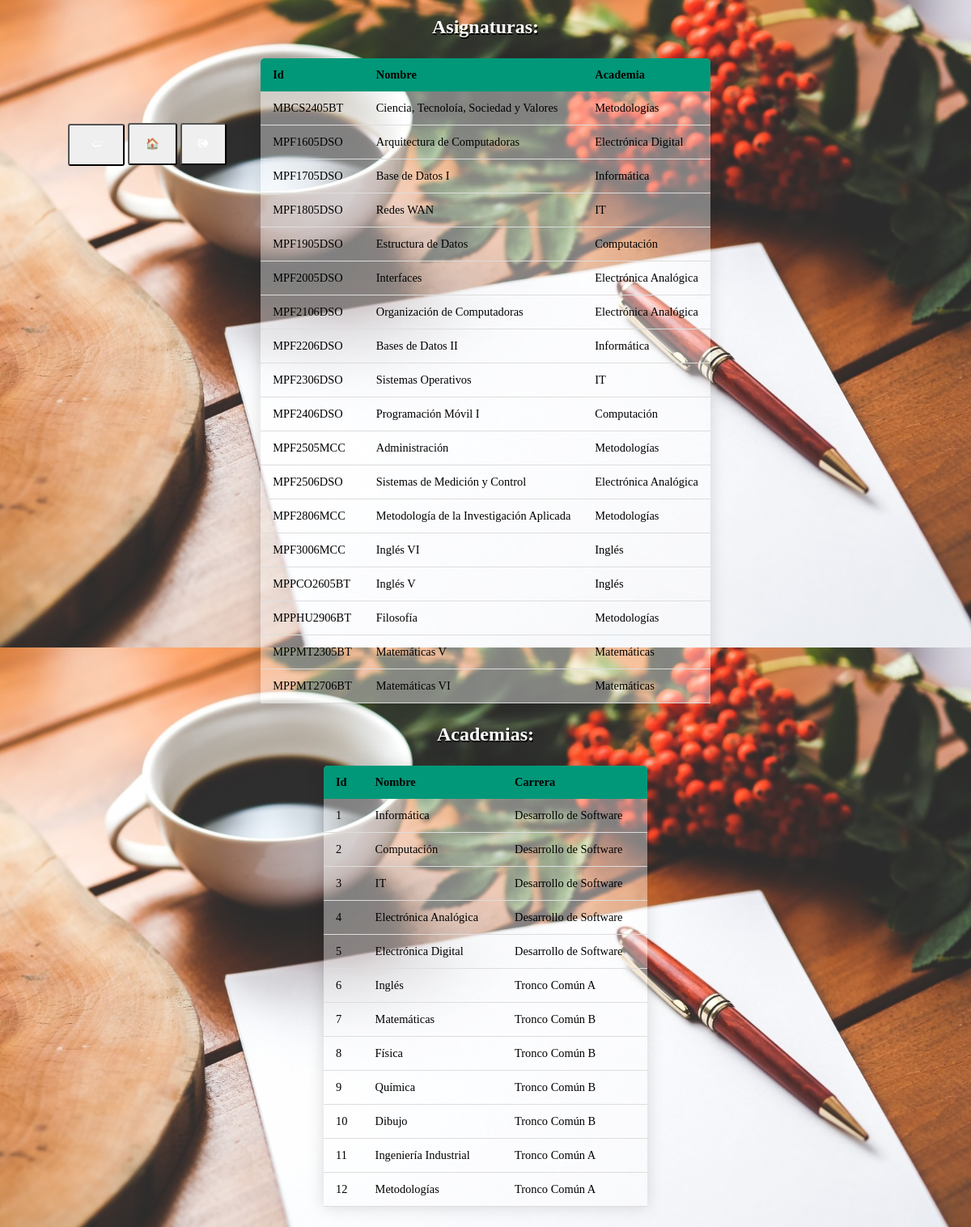
Screenshot of /php/mostrarAsignaturas.php (signed in) with the database file from the repository.
### tables this page shows
CREATE TABLE `asignatura` (
  `Id_Asignatura` varchar(15) NOT NULL,
  `nombre` varchar(45) DEFAULT NULL,
  `id_academia` int(11) DEFAULT NULL
);

CREATE TABLE `academia` (
  `id_academia` int(11) NOT NULL,
  `nombre` varchar(50) DEFAULT NULL,
  `id_carrera` int(11) DEFAULT NULL
);

CREATE TABLE `carrera` (
  `id_carrera` int(11) NOT NULL,
  `nombre` varchar(50) DEFAULT NULL
);

### php/mostrarAsignaturas.php (the view, shortened to what this page needs)
<!DOCTYPE html PUBLIC "-//W3C//DTD XHTML 1.1//EN"
	"http://www.w3.org/TR/xhtml11/DTD/xhtml11.dtd">
<html xmlns="http://www.w3.org/1999/xhtml" xml:lang="en">
<head>
	<link rel='stylesheet' type='text/css' href='../css/estilos.css' media='all'>
	<link rel="stylesheet" href="https://use.fontawesome.com/releases/v5.7.0/css/all.css">
</head>
<body>
	<div class="btnesControl">
		<button type="button" name="back" onclick="window.location.href='../html/asignaturas.php';" class="botonBack" value="">&#129184;</button>
		<button type="button" name="home" onclick="window.location.href='../html/menuAdm.php';" class="botonHome">&#127968;</button>
		<button type="button" name="logout" onclick="window.location.href='logout.php';" class="botonHome"><i class="fas fa-sign-out-alt"></i></button>
	</div>
	<?php
	include 'conexion.php';
	echo "<h2>Asignaturas:</h2>";
	$sql="select asignatura.id_asignatura, asignatura.nombre as nombreAsignatura, academia.nombre as nombreAcademia from asignatura inner join academia on asignatura.id_academia = academia.id_academia;";
	$resultado=mysqli_query($conexion,$sql);
	echo "<table>\n
	<thead>
	<tr>
	<th>Id</th>
	<th>Nombre</th>
	<th>Academia</th>
	</tr>
	</thead>
	";
	while($filas=mysqli_fetch_assoc($resultado))
	{
		echo "<tr>";
		echo "<td>".$filas['id_asignatura']."</td>";
		echo "<td>".$filas['nombreAsignatura']."</td>";
		echo "<td>".$filas['nombreAcademia']."</td>";
		echo "</tr>";
	}
	echo "</table>";
	echo "<h2>Academias:</h2>";
	$sql="select academia.id_academia, academia.nombre as nombreAcademia, carrera.nombre as nombreCarrera from academia inner join carrera on academia.id_carrera = carrera.id_carrera;";
	$resultado=mysqli_query($conexion,$sql);
	echo "<table>\n
	<thead>
	<tr>
	<th>Id</th>
	<th>Nombre</th>
	<th>Carrera</th>
	</tr>
	</thead>
	";
	while($filas=mysqli_fetch_assoc($resultado))
	{
		echo "<tr>";
		echo "<td>".$filas['id_academia']."</td>";
		echo "<td>".$filas['nombreAcademia']."</td>";
		echo "<td>".$filas['nombreCarrera']."</td>";
		echo "</tr>";
	}
	echo "</table>";
	?>
</body>
</html>

### css/estilos.css (style rules this page uses)
body { background-image: url(../imagenes/fondo.jpg); background-size: 100vw 100vh; background-attachment: fixed; }
h1,h2 { text-shadow: 1px 2px black; color:white; text-align: center; }
table { border-collapse: collapse; margin: 25px 0; font-size: 0.9em; min-width: 400px; background:rgba(255,255,255,0.4); margin-left: auto; margin-right: auto; border-radius: 5px 5px 0 0; overflow: hidden; box-shadow: 0 0 20px rgba(0,0,0,0.15); word-break: break-all; word-wrap:break-word; }
table thead tr { background-color: #009879; color: black; text-align: left; font-weight: bold; }
table th, table td { padding:12px 15px; }
table tbody tr { border-bottom: 1px solid #dddddd; }
.btnesControl { position:fixed; left:7%; top:10%; }
.botonHome { height: 52px; padding: 10px; padding-left:20px; padding-right:20px; border-radius:3px; color: white; animation-name:bgchange; animation-duration:3s; animation-iteration-count:infinite; }
.botonBack { width: 70px; height: 52px; padding: 10px; padding-left:10px; padding-right:10px; border-radius:3px; color: white; animation-name:bgchange; animation-duration:3s; animation-iteration-count:infinite; }

### rows the page displays
asignatura: Id_Asignatura "MBCS2405BT", nombre "Ciencia, Tecnoloía, Sociedad y Valores", id_academia.nombre "Metodologías"
asignatura: Id_Asignatura "MPF1605DSO", nombre "Arquitectura de Computadoras", id_academia.nombre "Electrónica Digital"
asignatura: Id_Asignatura "MPF1705DSO", nombre "Base de Datos I", id_academia.nombre "Informática"
asignatura: Id_Asignatura "MPF1805DSO", nombre "Redes WAN", id_academia.nombre "IT"
asignatura: Id_Asignatura "MPF1905DSO", nombre "Estructura de Datos", id_academia.nombre "Computación"
asignatura: Id_Asignatura "MPF2005DSO", nombre "Interfaces", id_academia.nombre "Electrónica Analógica"
asignatura: Id_Asignatura "MPF2106DSO", nombre "Organización de Computadoras", id_academia.nombre "Electrónica Analógica"
asignatura: Id_Asignatura "MPF2206DSO", nombre "Bases de Datos II", id_academia.nombre "Informática"
asignatura: Id_Asignatura "MPF2306DSO", nombre "Sistemas Operativos", id_academia.nombre "IT"
asignatura: Id_Asignatura "MPF2406DSO", nombre "Programación Móvil I", id_academia.nombre "Computación"
asignatura: Id_Asignatura "MPF2505MCC", nombre "Administración", id_academia.nombre "Metodologías"
asignatura: Id_Asignatura "MPF2506DSO", nombre "Sistemas de Medición y Control", id_academia.nombre "Electrónica Analógica"
asignatura: Id_Asignatura "MPF2806MCC", nombre "Metodología de la Investigación Aplicada", id_academia.nombre "Metodologías"
asignatura: Id_Asignatura "MPF3006MCC", nombre "Inglés VI", id_academia.nombre "Inglés"
asignatura: Id_Asignatura "MPPCO2605BT", nombre "Inglés V", id_academia.nombre "Inglés"
asignatura: Id_Asignatura "MPPHU2906BT", nombre "Filosofía", id_academia.nombre "Metodologías"
asignatura: Id_Asignatura "MPPMT2305BT", nombre "Matemáticas V", id_academia.nombre "Matemáticas"
asignatura: Id_Asignatura "MPPMT2706BT", nombre "Matemáticas VI", id_academia.nombre "Matemáticas"
academia: id_academia "1", nombre "Informática", id_carrera.nombre "Desarrollo de Software"
academia: id_academia "2", nombre "Computación", id_carrera.nombre "Desarrollo de Software"
academia: id_academia "3", nombre "IT", id_carrera.nombre "Desarrollo de Software"
academia: id_academia "4", nombre "Electrónica Analógica", id_carrera.nombre "Desarrollo de Software"
academia: id_academia "5", nombre "Electrónica Digital", id_carrera.nombre "Desarrollo de Software"
academia: id_academia "6", nombre "Inglés", id_carrera.nombre "Tronco Común A"
academia: id_academia "7", nombre "Matemáticas", id_carrera.nombre "Tronco Común B"
academia: id_academia "8", nombre "Física", id_carrera.nombre "Tronco Común B"
academia: id_academia "9", nombre "Química", id_carrera.nombre "Tronco Común B"
academia: id_academia "10", nombre "Dibujo", id_carrera.nombre "Tronco Común B"
academia: id_academia "11", nombre "Ingeniería Industrial", id_carrera.nombre "Tronco Común A"
academia: id_academia "12", nombre "Metodologías", id_carrera.nombre "Tronco Común A"
